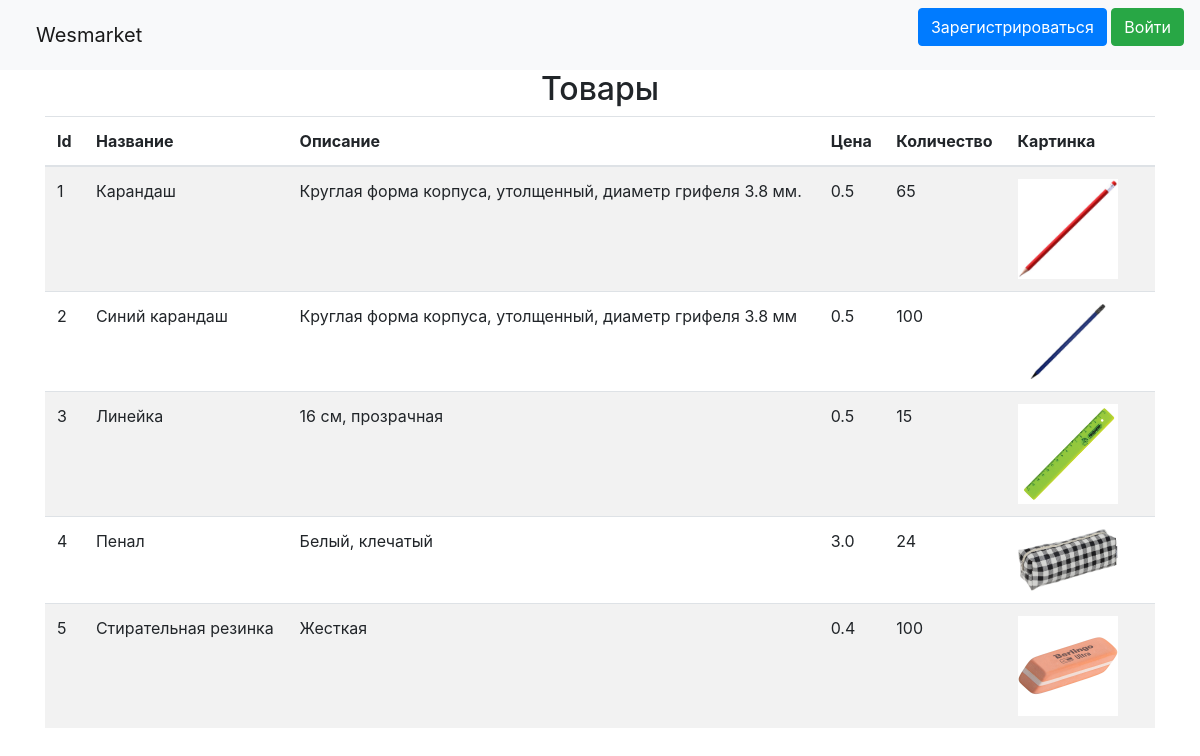
The page / on the database its author committed.
### data/items.py (models this page shows, shortened)
class Item(SqlAlchemyBase, SerializerMixin):
    __tablename__ = 'item'
    id = sqlalchemy.Column(sqlalchemy.Integer, primary_key=True, autoincrement=True)
    name = sqlalchemy.Column(sqlalchemy.String, nullable=True)
    description = sqlalchemy.Column(sqlalchemy.String, nullable=True)
    price = sqlalchemy.Column(sqlalchemy.Float, nullable=True)
    img = sqlalchemy.Column(sqlalchemy.String, nullable=True)
    quantity = sqlalchemy.Column(sqlalchemy.Integer, nullable=True)

### main.py (the view)
@app.route('/')
def base():
    items = db_sess.query(Item).all()
    return render_template('main.html', title='Главная', item_list=items)

### templates/main.html (shortened to what this page needs)
{% extends "base.html" %}
{% block content %}
<h2 align="center">Товары</h2>
{% if item_list %}
<table class="table table-striped">
                <thead class="thead-inverse">
                        <tr><th>Id</th><th>Название</th><th>Описание</th><th>Цена</th><th>Количество</th><th>Картинка</th><th> </th></tr>
                </thead>
        {% for item in item_list %}
        <tr><td>{{ item.id }}</td><td>{{ item.name }}</td><td>{{ item.description }}</td><td>{{ item.price }}</td><td>{{ item.quantity }}</td><td><img src="/static/img/{{ item.img }}" width="100"></td>
        {% if current_user.is_authenticated and current_user.moder %}
                <td>
                 <a href="/buy/{{ item.id }}" class="btn btn-success">Оформить заказ</a>
                <a href="/edit/{{ item.id }}" class="btn btn-outline-warning">Редактировать</a>
                <a href="/delete/{{ item.id }}" class="btn btn-outline-danger">Удалить</a>
                </td>
        {% elif current_user.is_authenticated %}
                <td><a href="/buy/{{ item.id }}" class="btn btn-success">Оформить заказ</a></td>
        {% else %}
                <td> </td>
        {% endif %}
        </tr>
        {% endfor %}
</table>
{% endif %}
{% endblock %}

### templates/base.html (shortened to what this page needs)
<!doctype html>
<html lang="en">
<head>
    <link rel="stylesheet"
          href="https://stackpath.bootstrapcdn.com/bootstrap/4.4.1/css/bootstrap.min.css"
>
</head>
<body>
<header>
    <nav class="navbar navbar-light bg-light">
        <a class="navbar-brand" href="/">&#12288Wesmarket</a>
        {% if current_user.is_authenticated %}
            <div class="dropdown">
                <a class="navbar-brand" type="button" id="dropdownMenuButton1" data-bs-toggle="dropdown" aria-expanded="false">
                    {{ current_user.name }}&#12288
                </a>
                <ul class="dropdown-menu" aria-labelledby="dropdownMenuButton1">
                    <li><a class="dropdown-item" href="/profile">Профиль</a></li>
                    <li><a class="dropdown-item" href="/logout">Выйти</a></li>
                </ul>
            </div>
    {% else %}
    <p>
        <a class="btn btn-primary " href="/register">Зарегистрироваться</a>
        <a class="btn btn-success" href="/login">Войти</a>
    </p>
    {% endif %}
    </nav>
</header>
<main role="main" class="container">
    {% block content %}
    {% endblock %}
</main>
</body>
</html>

### rows shown on the page
Item: id "1", name "Карандаш", description "Круглая форма корпуса, утолщенный, диаметр грифеля 3.8 мм.", price "0.5", quantity "65", img (picture)
Item: id "2", name "Синий карандаш", description "Круглая форма корпуса, утолщенный, диаметр грифеля 3.8 мм", price "0.5", quantity "100", img (picture)
Item: id "3", name "Линейка", description "16 см, прозрачная", price "0.5", quantity "15", img (picture)
Item: id "4", name "Пенал", description "Белый, клечатый", price "3.0", quantity "24", img (picture)
Item: id "5", name "Стирательная резинка", description "Жесткая", price "0.4", quantity "100", img (picture)
